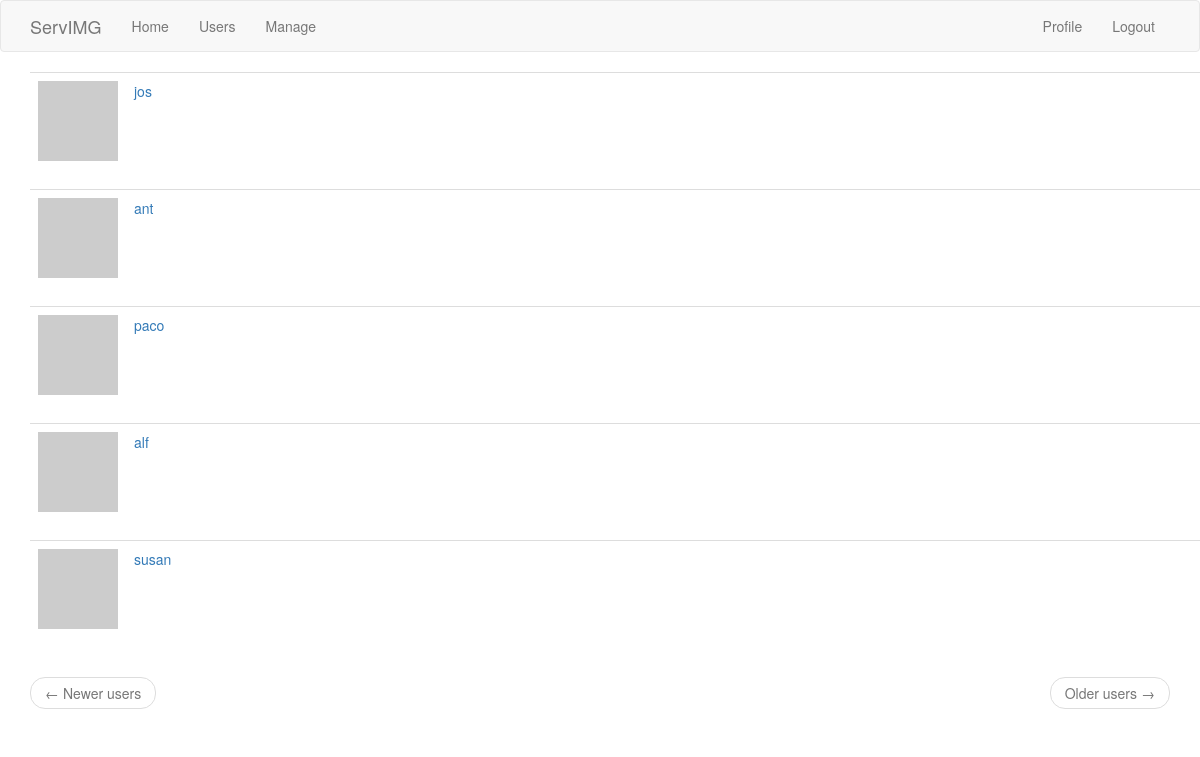
Screenshot of /users (signed in) with the database file from the repository.
### app/models.py (models this page shows, shortened)
class User(UserMixin, db.Model):
    id = db.Column(db.Integer, primary_key=True)
    username = db.Column(db.String(64), index=True, unique=True)
    email = db.Column(db.String(120), index=True, unique=True)
    password_hash = db.Column(db.String(128))
    posts = db.relationship('Post', backref='author', lazy='dynamic')
    about_me = db.Column(db.String(140))
    last_seen = db.Column(db.DateTime, default=datetime.utcnow)
    followed = db.relationship(
        'User', secondary=followers,
        primaryjoin=(followers.c.follower_id == id),
        secondaryjoin=(followers.c.followed_id == id),
        backref=db.backref('followers', lazy='dynamic'), lazy='dynamic')
    def avatar(self, size):
        digest = md5(self.email.lower().encode('utf-8')).hexdigest()
        return 'https://www.gravatar.com/avatar/{}?d=identicon&s={}'.format(
            digest, size)

### app/routes.py (the view)
@app.route('/users')
@login_required
def users():
    page = request.args.get('page', 1, type=int)
    users = User.query.order_by(User.id.desc()).paginate(page, app.config['USERS_PER_PAGE'], False)
    next_url = url_for('users', page=users.next_num) \
        if users.has_next else None
    prev_url = url_for('users', page=users.prev_num) \
        if users.has_prev else None
    return render_template('users.html', title='Users', users=users.items, next_url=next_url, prev_url=prev_url)

### app/models.py (called while the page is built)
@login.user_loader
def load_user(id):
    return User.query.get(int(id))

### app/routes.py (called while the page is built)
@app.before_request
def before_request():
    if current_user.is_authenticated:
        current_user.last_seen = datetime.utcnow()
        db.session.commit()

### app/templates/users.html
{% extends "base.html" %}
{% import 'bootstrap/wtf.html' as wtf %}
{% block app_content %}
<main role="main">
    <div class="album py-5 bg-light">
      <div class="container">
        <div class="row">
    {% for user in users %}
        {% include '_user.html' %}
    {% endfor %}
    </main>
    <nav aria-label="...">
        <ul class="pager">
            <li class="previous{% if not prev_url %} disabled{% endif %}">
                <a href="{{ prev_url or '#' }}">
                    <span aria-hidden="true">&larr;</span> Newer users
                </a>
            </li>
            <li class="next{% if not next_url %} disabled{% endif %}">
                <a href="{{ next_url or '#' }}">
                    Older users <span aria-hidden="true">&rarr;</span>
                </a>
            </li>
        </ul>
    </nav>
{% endblock %}

### app/templates/_user.html
<table class="table table-hover">
    <tr>
        <td width="70px">
            <a href="{{ url_for('user', username=user.username) }}">
                <img src="{{ user.avatar(70) }}" />
            </a>
        </td>
        <td>
            <a href="{{ url_for('user', username=user.username) }}">
                {{ user.username }}
            </a>
        </td>
    </tr>
</table>

### rows the page displays
User: username "jos"
User: username "ant"
User: username "paco"
User: username "alf"
User: username "susan"
